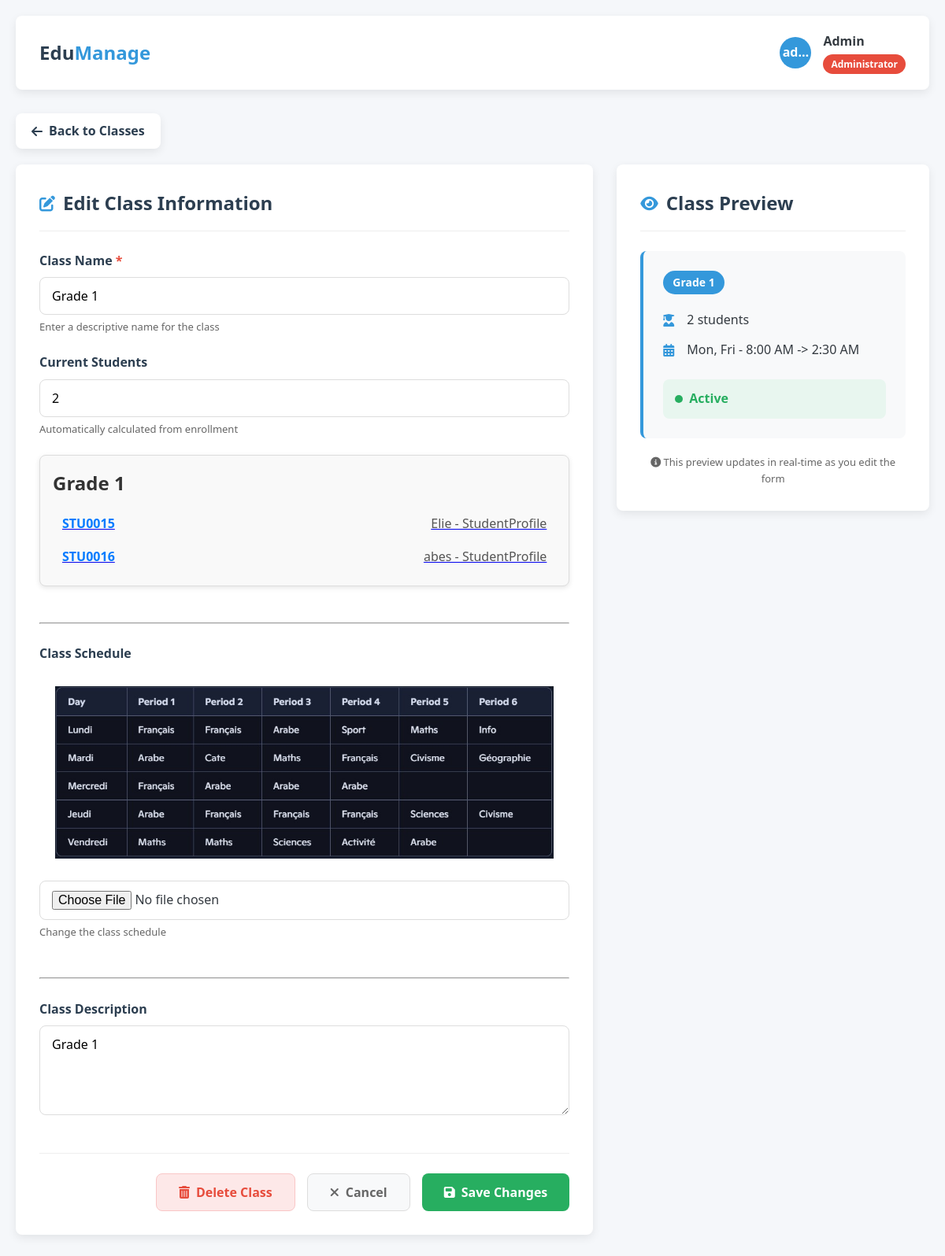
The app's page /classes/class_edit/1 (signed in) with its own data.
### classes/models.py (models this page shows, shortened)
class Class(models.Model):
    name = models.CharField(max_length=100)
    description = models.TextField(blank=True, null=True)
    schedule_image = models.ImageField(upload_to='class_schedules/', blank=True, null=True)
    created_at = models.DateTimeField(auto_now_add=True)
    updated_at = models.DateTimeField(auto_now=True)
    class Meta:
        verbose_name = 'Class'
        verbose_name_plural = 'Classes'

### users/models.py (models this page shows, shortened)
class BaseProfile(models.Model):
    user = models.OneToOneField(User, on_delete=models.CASCADE, related_name='%(class)s_profile')
    bio = models.TextField(blank=True, verbose_name="Biography")
    avatar = models.ImageField(upload_to='avatars/', blank=True, null=True, verbose_name="Profile Picture")
    date_of_birth = models.DateField(blank=True, null=True, verbose_name="Date of Birth")
    gender = models.CharField(max_length=10, choices=[
        ('male', 'Male'),
        ('female', 'Female'),
        ('other', 'Other')
    ], blank=True)
    phone_number = models.CharField(max_length=20, blank=True, verbose_name="Phone Number")
    address = models.TextField(blank=True, verbose_name="Home Address")
    city = models.CharField(max_length=100, blank=True)
    country = models.CharField(max_length=100, blank=True, default="Lebanon")
    is_active = models.BooleanField(default=True, verbose_name="Active Status")
    created_at = models.DateTimeField(auto_now_add=True, verbose_name="Created At")
    updated_at = models.DateTimeField(auto_now=True, verbose_name="Last Updated")
    class Meta:
        abstract = True
    def __str__(self):
        return f"{self.user.get_full_name() or self.user.username} - {self.__class__.__name__}"

class StudentProfile(BaseProfile):
    student_id = models.CharField(max_length=20, verbose_name="Student ID",null=True,blank=True)
    class_level = models.ForeignKey(Class, on_delete=models.SET_NULL, null=True, blank=True, verbose_name="Class Level",related_name="students")
    enrollment_date = models.DateField(default=timezone.now, verbose_name="Enrollment Date")
    expected_graduation_year = models.PositiveIntegerField(blank=True, null=True, verbose_name="Expected Graduation Year")
    parent_name = models.CharField(max_length=100, verbose_name="Parent/Guardian Name",null=True, blank=True)
    parent_email = models.EmailField(verbose_name="Parent/Guardian Email",null=True, blank=True)
    parent_phone = models.CharField(max_length=20, verbose_name="Parent/Guardian Phone",null=True, blank=True)
    parent_occupation = models.CharField(max_length=100, verbose_name="Parent Occupation",null=True, blank=True)
    medical_conditions = models.TextField(blank=True, verbose_name="Medical Conditions")
    allergies = models.TextField(blank=True, verbose_name="Allergies")
    medication = models.TextField(blank=True, verbose_name="Current Medications")
    emergency_contact_name = models.CharField(max_length=100, verbose_name="Emergency Contact Name",null=True, blank=True)
    emergency_contact_phone = models.CharField(max_length=20, verbose_name="Emergency Contact Phone",null=True, blank=True)
    attendance_rate = models.DecimalField(max_digits=5, decimal_places=2, default=100.00, verbose_name="Attendance Rate %")
    class Meta:
        verbose_name = "Student Profile"
        verbose_name_plural = "Student Profiles"
        ordering = ['class_level', 'student_id']

### classes/views.py (the view, shortened to what this page needs)
# urls.py: path('class_edit/<int:id>',views.class_edit,name="class_edit")
def class_edit(request, id):
    selected_class = get_object_or_404(Class,id=id)
    students_count= StudentProfile.objects.filter(class_level=selected_class).count()
    return render(request,'classes/class_edit.html',{'class':selected_class,'students_count':students_count})

### templates/classes/class_edit.html (shortened to what this page needs)
<!DOCTYPE html>
<html lang="en">
<head>
    <link rel="stylesheet" href="https://cdnjs.cloudflare.com/ajax/libs/font-awesome/6.4.0/css/all.min.css">
</head>
<body>
    <div class="container">
        <header class="header">
            <div class="logo-container">
                <div class="logo">Edu<span>Manage</span></div>
            </div>
            <div class="user-info">
                <div class="user-avatar">{{user.username|truncatechars:3}}</div>
                <div class="user-details">
                    <h3>Admin</h3>
                    <div class="admin-badge">Administrator</div>
                </div>
            </div>
        </header>
        <div class="nav-back">
            <a href="classes.html" class="back-btn">
                <i class="fas fa-arrow-left"></i> Back to Classes
            </a>
        </div>
        <div class="edit-container">
            <div class="form-section">
                <div class="section-title">
                    <i class="fas fa-edit"></i>
                    <h2>Edit Class Information</h2>
                </div>
                <form id="classEditForm" method="POST" enctype="multipart/form-data">
                    <div class="form-row">
                        <div class="form-group">
                            <label for="className" class="required">Class Name</label>
                            <input name="class_name" type="text" id="className" class="form-control" value="{{class.name}}" required>
                            <div class="form-help">Enter a descriptive name for the class</div>
                        </div>
                    </div>
                    <div class="form-row">
                        <div class="form-group">
                            <label for="currentStudents">Current Students</label>
                            <input type="number" id="currentStudents" class="form-control" value="{{students_count}}" min="0" max="40" readonly>
                            <div class="form-help">Automatically calculated from enrollment</div>
                        </div>
                    </div>
                     <div class="class-card">
  <h2 class="class-title">{{ class.name }}</h2>
  <ul class="student-list">
    {% for student in class.students.all %}
    <a href="{% url 'admin:users_studentprofile_change' student.id %}">
      <li class="student-item">
        <span class="student-id">{{ student.student_id }}</span>
        <span class="student-name">{{ student }}</span>
      </li>
    </a>
    {% empty %}
      <li class="no-students">No students enrolled in this class.</li>
    {% endfor %}
  </ul>
</div>
<br><hr><br>
                    <div class="form-group">
                        <label for="classSchedule">Class Schedule</label>
                        <div class="container">
                            {% if class.schedule_image %}<img src="{{class.schedule_image.url}}" alt="" style="max-width: 100%; height: auto;">{% endif %}
                        </div>
                        <input name="schedule_image" type="file" id="classSchedule" class="form-control" accept="image/*">
                        <div class="form-help">{% if class.schedule_image %}Change {% else %}Upload{% endif %}  the class schedule</div>
                    </div>
            <br><hr><br>
                    <div class="form-group">
                        <label for="classDescription">Class Description</label>
                        <textarea name="class_description" id="classDescription" class="form-control" rows="4">{{class.description}}</textarea>
                    </div>
                <div class="action-buttons">
                    <button type="button" class="btn btn-delete" id="deleteBtn">
                        <i class="fas fa-trash-alt"></i> Delete Class
                    </button>
                    <button type="button" class="btn btn-cancel" id="cancelBtn">
                        <i class="fas fa-times"></i> Cancel
                    </button>
                    <button type="submit" class="btn btn-save" id="saveBtn">
                        <i class="fas fa-save"></i> Save Changes
                    </button>
                </div>
                </form>
            </div>
            <div class="preview-section">
                <div class="section-title">
                    <i class="fas fa-eye"></i>
                    <h2>Class Preview</h2>
                </div>
                <div class="preview-card" id="classPreview">
                    <div class="preview-grade" id="previewGrade">{{class.name}}</div>
                    <div class="preview-info">
                        <div class="preview-item">
                            <i class="fas fa-user-graduate"></i>
                            <span id="previewStudents">{{students_count}} students</span>
                        </div>
                        <div class="preview-item">
                            <i class="fas fa-calendar-alt"></i>
                            <span id="previewSchedule">Mon, Fri - 8:00 AM -> 2:30 AM</span>
                        </div>
                    </div>
                    <div class="preview-status">
                        <div class="status-indicator">
                            <div class="status-dot"></div>
                            <div class="status-text" id="previewStatus">Active</div>
                        </div>
                    </div>
                </div>
                <div class="form-help" style="margin-top: 20px; text-align: center;">
                    <i class="fas fa-info-circle"></i> This preview updates in real-time as you edit the form
                </div>
            </div>
        </div>
    </div>
</body>
</html>

### records on screen
Class: class_name "Grade 1", name "Grade 1", schedule_image (picture), class_description "Grade 1"
StudentProfile: student_id "STU0015", user.username "Elie - StudentProfile"
StudentProfile: student_id "STU0016", user.username "abes - StudentProfile"

### other values on screen
{{ user.username|truncatechars:3 }} "ad…"
{{ students_count }} "2"
